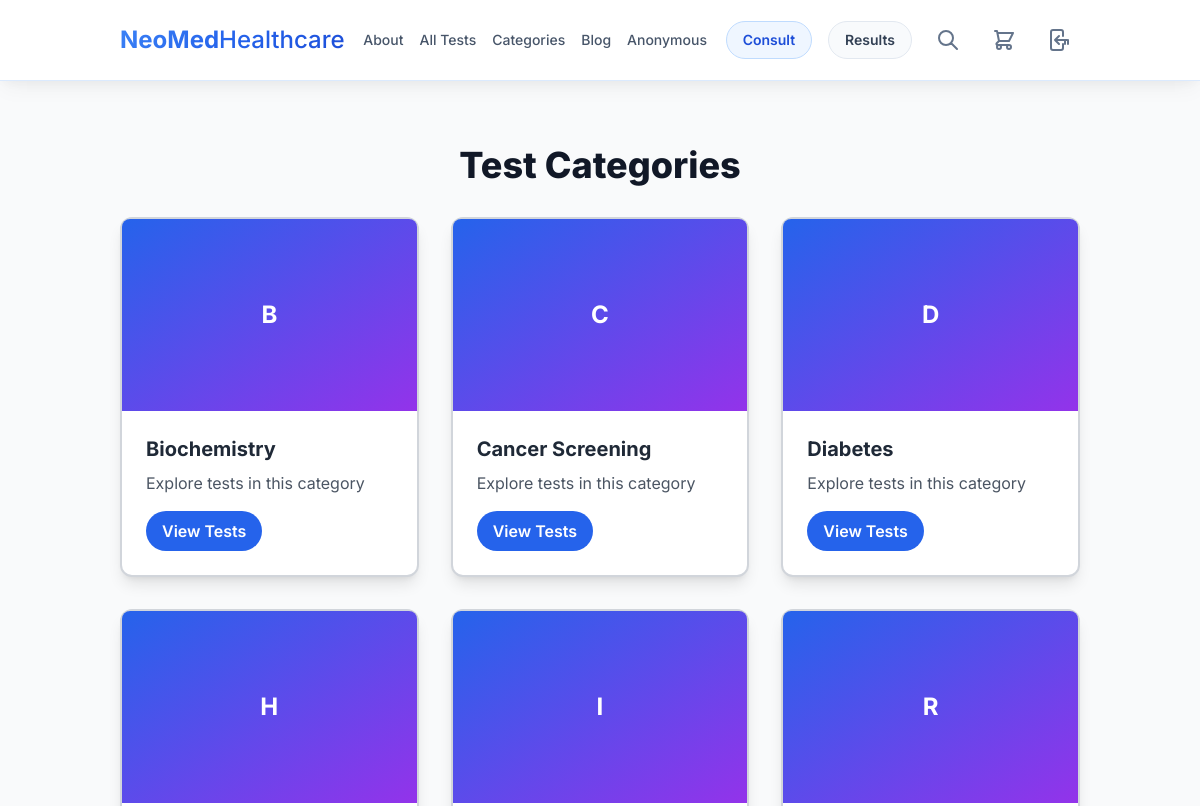
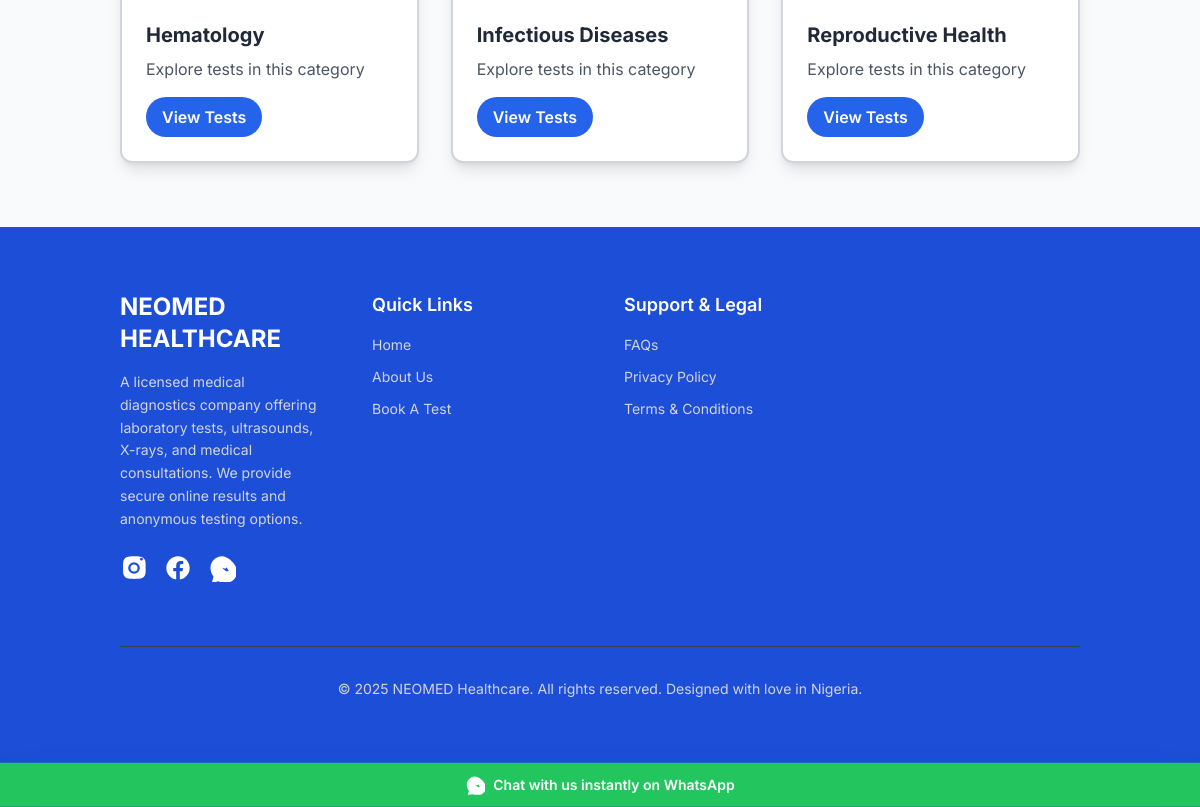
/tests/categories/, run on an earlier commit of the app's database (2 pictures, top to bottom).
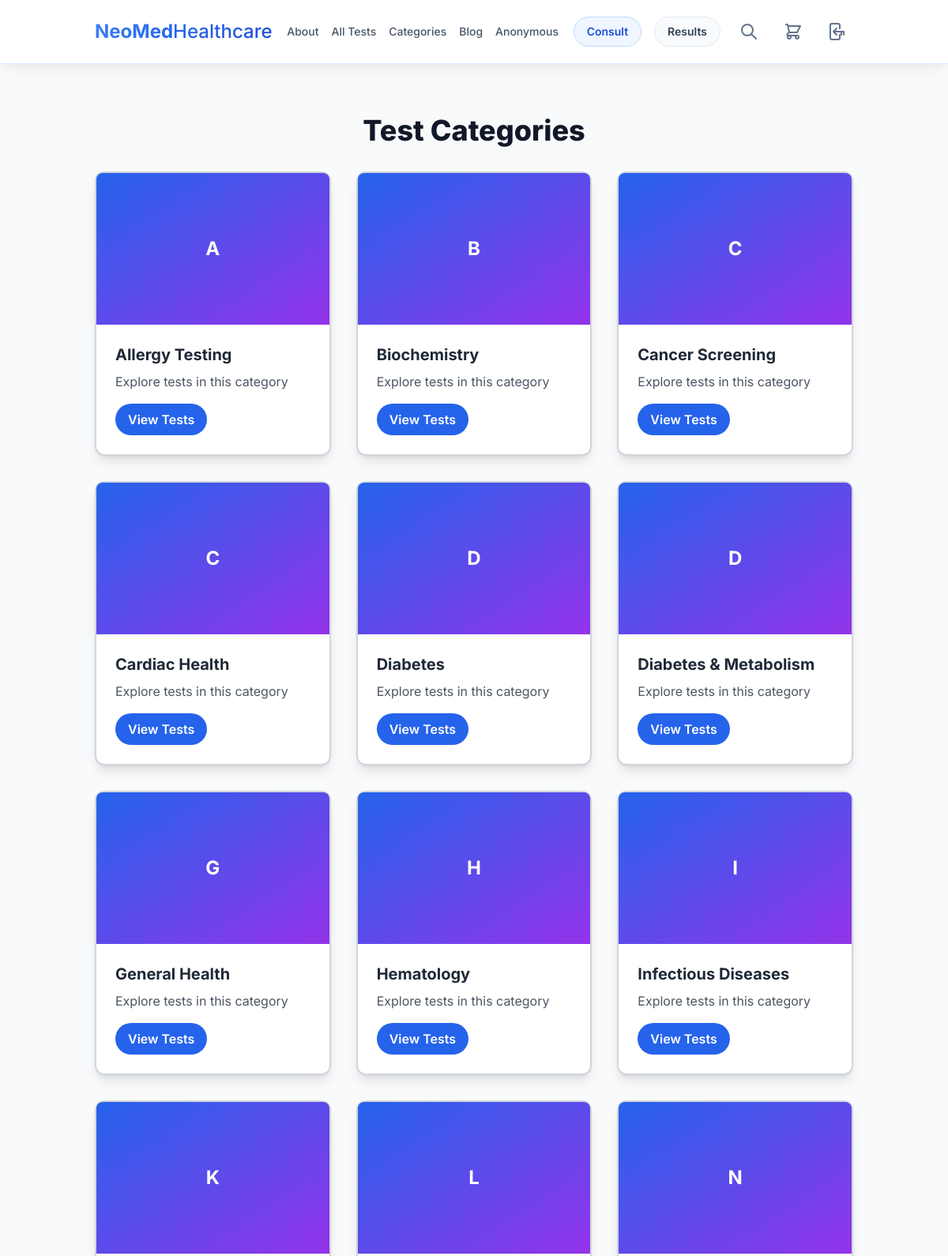
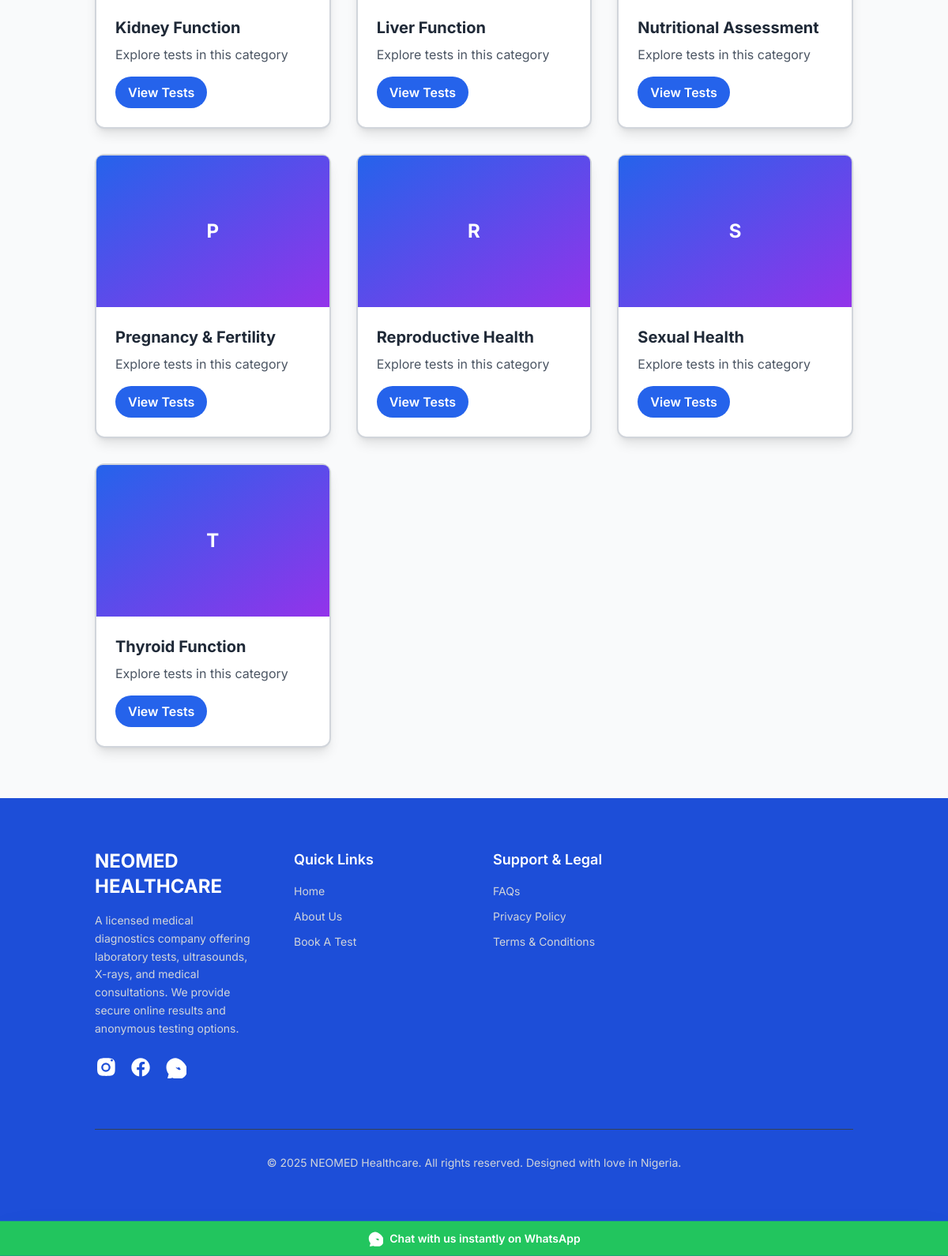
And on a later commit of the database (2 pictures, top to bottom).
### tests/models.py (models this page shows, shortened)
class TestCategory(models.Model):
    name = models.CharField(max_length=100, unique=True, help_text="e.g., General Health, Sexual Health")
    image = models.ImageField(upload_to='category_images/', blank=True, null=True, help_text="Optional image for the category")
    class Meta:
        verbose_name_plural = "Test Categories"

### tests/views.py (the view)
# urls.py: path('categories/', views.category_list_view, name='category_list'),
def category_list_view(request):
    categories = TestCategory.objects.all().order_by('name')
    context = {
        'categories': categories,
    }
    return render(request, 'tests/category_list.html', context)

### bookings/cart.py (called while the page is built)
    def __len__(self):
        return len(self.cart)

### bookings/context_processors.py (called while the page is built)
def cart(request):
    return {'cart': Cart(request)}

### tests/templates/tests/category_list.html (shortened to what this page needs)
{% extends "base.html" %}
{% load static %}
{% block content %}
<div class="bg-gray-50 py-12 lg:py-16">
    <div class="container mx-auto px-6 lg:px-8">
        <h1 class="text-3xl lg:text-4xl font-extrabold text-gray-900 mb-8 text-center">Test Categories</h1>
        <div class="grid grid-cols-1 md:grid-cols-2 lg:grid-cols-3 gap-8">
            {% for category in categories %}
            <div class="bg-white border-2 border-gray-300 rounded-xl shadow-lg hover:shadow-2xl hover:border-primary-400 hover:bg-primary-50 transition-all duration-300">
                {% if category.image %}
                <img src="{{ category.image.url }}" alt="{{ category.name }}" class="w-full h-48 object-cover rounded-t-lg">
                {% else %}
                <div class="w-full h-48 bg-gradient-to-br from-primary-main to-purple-600 rounded-t-lg flex items-center justify-center">
                    <span class="text-white text-2xl font-bold">{{ category.name|first }}</span>
                </div>
                {% endif %}
                <div class="p-6">
                    <h3 class="text-xl font-bold text-gray-800 mb-2">{{ category.name }}</h3>
                    <p class="text-gray-600 mb-4">Explore tests in this category</p>
                    <a href="{% url 'tests:category_detail' category.pk %}"
                       class="inline-block bg-primary-main hover:bg-purple-900 text-white font-semibold py-2 px-4 rounded-full transition duration-300">
                        View Tests
                    </a>
                </div>
            </div>
            {% empty %}
            <div class="col-span-full text-center py-12">
                <p class="text-gray-500 text-lg">No categories available at the moment.</p>
            </div>
            {% endfor %}
        </div>
    </div>
</div>
{% endblock %}

What changed in the data, as far as the page shows it:
added TestCategory: name|first "A", name "Allergy Testing"
added TestCategory: name|first "C", name "Cardiac Health"
added TestCategory: name|first "D", name "Diabetes & Metabolism"
added TestCategory: name|first "G", name "General Health"
added TestCategory: name|first "K", name "Kidney Function"
added TestCategory: name|first "L", name "Liver Function"
added TestCategory: name|first "N", name "Nutritional Assessment"
added TestCategory: name|first "P", name "Pregnancy & Fertility"
added TestCategory: name|first "S", name "Sexual Health"
added TestCategory: name|first "T", name "Thyroid Function"
